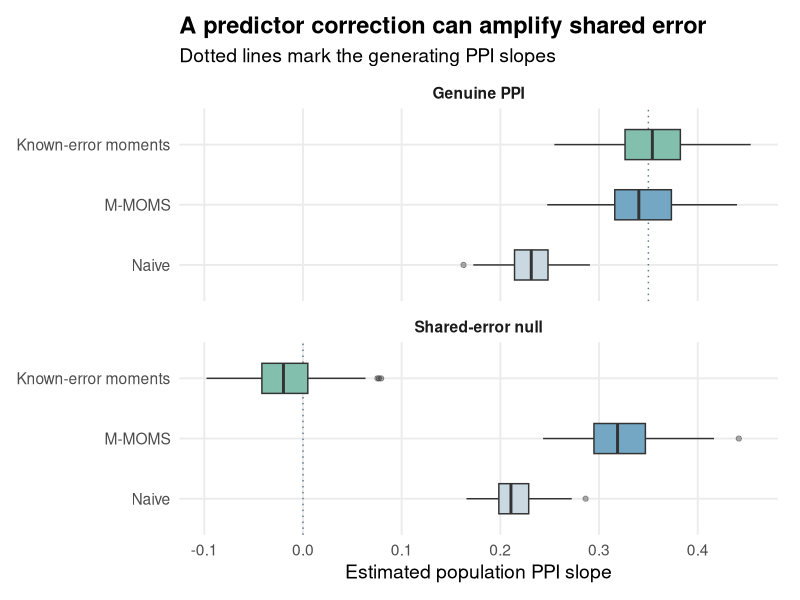
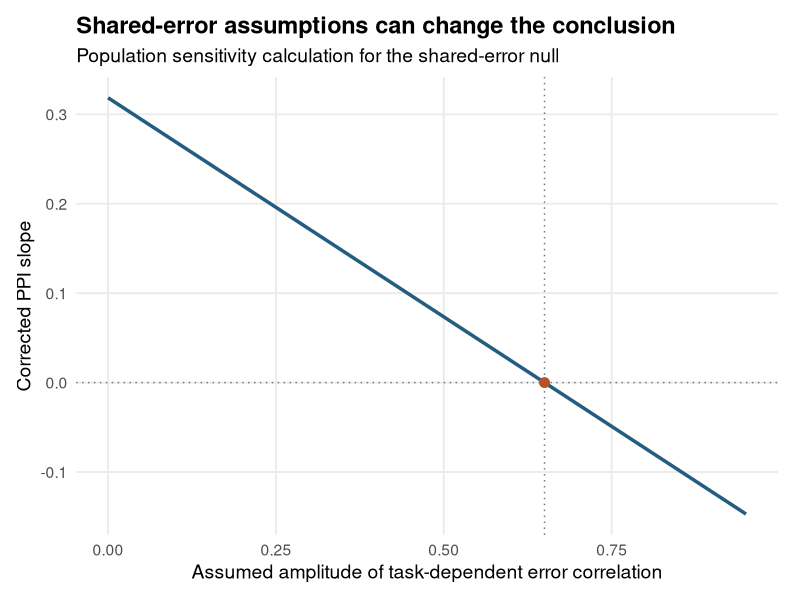

These figures' R source, in order:
library(ggplot2)
d <- read.csv("ppi_draws.csv")
d$scenario <- factor(d$scenario, c("Genuine PPI","Shared-error null"))
d$method <- factor(d$method, c("Naive","M-MOMS","Known-error moments"))
theme_set(theme_minimal(base_size=14) + theme(
  legend.position="none", plot.title=element_text(face="bold",size=17),
  strip.text=element_text(face="bold"), panel.grid.minor=element_blank(),
  plot.margin=margin(12,16,12,12)))
ref <- unique(d[c("scenario","truth")])
p <- ggplot(d,aes(estimate, method, fill=method)) +
  geom_vline(data=ref,aes(xintercept=truth),linetype=3,color="#637887") +
  geom_boxplot(width=.5,outlier.alpha=.4) + facet_wrap(~scenario,ncol=1) +
  scale_fill_manual(values=c("#CAD8E2","#73A7C3","#82C0AD")) +
  labs(title="A predictor correction can amplify shared error",
       subtitle="Dotted lines mark the generating PPI slopes",
       x="Estimated population PPI slope",y=NULL)
ggsave("ppi_estimates.png",p,width=8.4,height=4.7,dpi=175,bg="white")
g <- data.frame(assumption=seq(0,.95,length.out=101))
g$estimate <- .7^2*(.65-g$assumption)
p <- ggplot(g,aes(assumption,estimate)) +
  geom_hline(yintercept=0,color="#637887",linetype=3) +
  geom_vline(xintercept=.65,color="#637887",linetype=3) +
  geom_line(color="#245D80",linewidth=1.2) +
  geom_point(data=data.frame(assumption=.65,estimate=0),color="#B75126",size=3) +
  labs(title="Shared-error assumptions can change the conclusion",
       subtitle="Population sensitivity calculation for the shared-error null",
       x="Assumed amplitude of task-dependent error correlation",
       y="Corrected PPI slope")
ggsave("ppi_sensitivity.png",p,width=8.4,height=3.7,dpi=175,bg="white")
